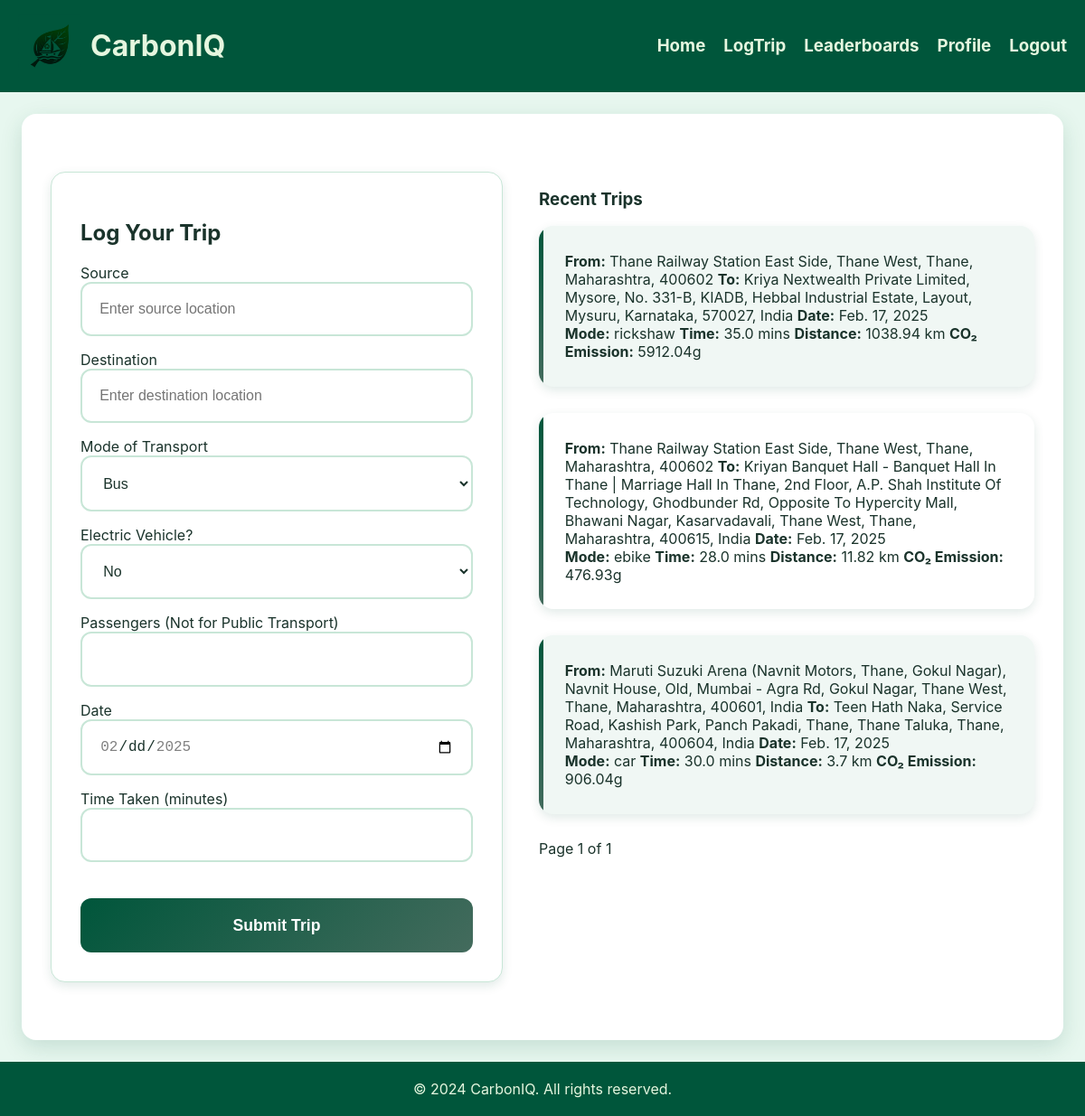
/logtrip/ (signed in), run on the app's committed database.
### mainapp/models.py (models this page shows, shortened)
class TripLog(models.Model):
    user = models.ForeignKey(User, on_delete=models.CASCADE, related_name="trips")
    source_address = models.CharField(max_length=255)
    source_lat = models.DecimalField(max_digits=9, decimal_places=6)
    source_lng = models.DecimalField(max_digits=9, decimal_places=6)
    destination_address = models.CharField(max_length=255)
    dest_lat = models.DecimalField(max_digits=9, decimal_places=6)
    dest_lng = models.DecimalField(max_digits=9, decimal_places=6)
    mode_of_transport = models.CharField(max_length=50)
    time_taken = models.FloatField()  # User-entered trip time in minutes
    api_duration = models.FloatField()  # Fetched time from API in minutes
    api_distance = models.FloatField()  # Fetched distance from API in km
    electric_vehicle = models.BooleanField(default=False)
    co2_emission = models.FloatField()  # CO2 emission in grams
    date = models.DateField()
    passengers = models.IntegerField(default=1)
    public_transport = models.BooleanField(default=False)  # Whether it was public transport
    greener_travel = models.BooleanField(default=False)  # Whether it was a greener travel option
    created_at = models.DateTimeField(auto_now_add=True)

### mainapp/views.py (the view, shortened to what this page needs)
# urls.py: path('logtrip/', mviews.logtrip, name='logtrip'),
@login_required(login_url='/login/')
def logtrip(request):
    user = request.user
    trip_logs = TripLog.objects.filter(user=user).order_by("-date", "-created_at")
    paginator = Paginator(trip_logs, 5)
    page_number = request.GET.get("page")  # Get the page number from URL
    trip_logs_page = paginator.get_page(page_number)
    return render(request, "mainapp/logtrip.html", {"trip_logs": trip_logs_page})

### templates/mainapp/logtrip.html (shortened to what this page needs)
{% extends 'mainapp/base.html' %}
{% load static %}
{% block extra_head %}
    <link rel="stylesheet" href="{% static 'css/logtrip.css' %}">
{% endblock %}
{% block content %}
    <div class="container">
        <div class="row">
            <div class="col-md-4">
                <div class="form-container">
                    <h2>Log Your Trip</h2>
                    <form id="trip-form" action="{% url "logtrip" %}" method="post">
                        <div class="autocomplete-container">
                            <label for="source">Source</label>
                            <input type="text" id="source-input" name="source" placeholder="Enter source location" required />
                        </div>
                        <div class="autocomplete-container">
                            <label for="destination">Destination</label>
                            <input type="text" id="destination-input" name="destination" placeholder="Enter destination location" required />
                        </div>
                        <div class="flex-container">
                            <div>
                                <label for="mode-of-transport">Mode of Transport</label>
                                <select id="mode-of-transport" name="mode_of_transport" required>
                                    <option value="bus">Bus</option>
                                </select>
                            </div>
                            <div>
                                <label for="electric-vehicle">Electric Vehicle?</label>
                                <select id="electric-vehicle" name="electric_vehicle">
                                    <option value="No">No</option>
                                </select>
                            </div>
                            <div class="passenger-input">
                                <label for="passenger-taken">Passengers (Not for Public Transport)</label>
                                <input type="number" id="passengers" name="passengers" step="1"/>
                            </div>
                        </div>
                        <div class="flex-container-date">
                            <div class="date-input">
                                <label for="date">Date</label>
                                <input type="date" id="date" name="date" required />
                            </div>
                            <div class="time-input">
                                <label for="time-taken">Time Taken (minutes)</label>
                                <input type="number" id="time-taken" name="time_taken" step="1" required />
                            </div>
                        </div>
                        <button type="submit">Submit Trip</button>
                    </form>
                </div>
            </div>
            <div class="col-md-8">
                <div class="trip-container">
                    <h3>Recent Trips</h3>
                    <div class="trip-log-wrapper">
                        <div class="trip-log-container">
                            {% if trip_logs %}
                                {% for trip in trip_logs %}
                                    <div class="trip-summary {% if trip.greener_travel %}green-trip{% else %}red-trip{% endif %}">
                                        <div class="trip-row">
                                            <span><strong>From:</strong> {{ trip.source_address }}</span>
                                            <span><strong>To:</strong> {{ trip.destination_address }}</span>
                                            <span><strong>Date:</strong> {{ trip.date }}</span>
                                        </div>
                                        <div class="trip-row">
                                            <span><strong>Mode:</strong> {{ trip.mode_of_transport }}</span>
                                            <span><strong>Time:</strong> {{ trip.time_taken }} mins</span>
                                            <span><strong>Distance:</strong> {{ trip.api_distance }} km</span>
                                            <span><strong>CO₂ Emission:</strong> {{ trip.co2_emission }}g</span>
                                        </div>
                                    </div>
                                {% endfor %}
                            {% else %}
                                <p class="no-trips">No trips logged yet.</p>
                            {% endif %}
                        </div>
                    </div>
                    <div class="pagination bottom-pagination">
                        <span class="page-info">Page {{ trip_logs.number }} of {{ trip_logs.paginator.num_pages }}</span>
                    </div>
                </div>
            </div>
        </div>
    </div>
{% endblock %}

### static/css/mainbase.css (style rules this page uses)
body { font-family: 'Inter', 'Arial', sans-serif; margin: 0; padding: 0; display: flex; flex-direction: column; height: 100vh; justify-content: space-between; background-color: #e7f7ef; color: #1a332b; }

### static/css/logtrip.css (style rules this page uses)
:root { --primary-color: #00563B; --secondary-color: #446b5d; --accent-color: #ffc815; --text-primary: #1a332b; --text-secondary: #446b5d; --bg-light: #f8fbfa; --border-color: #c8e6d7; --gradient-primary: linear-gradient(135deg, #00563B 0%, #446b5d 100%); --gradient-accent: linear-gradient(135deg, #ffc815 0%, #ffb700 100%); --shadow-sm: 0 2px 8px rgba(0, 86, 59, 0.08); --shadow-md: 0 4px 12px rgba(0, 86, 59, 0.12); --shadow-lg: 0 8px 24px rgba(0, 86, 59, 0.15); --border-radius: 16px; --message-bg-1: #f0f7f4; --message-bg-2: #ffffff; }
.container { max-width: 1400px; margin: 2.5rem auto; padding: 2.5rem; background-color: #ffffff; border-radius: var(--border-radius); box-shadow: var(--shadow-lg); }
.row { display: flex; gap: 2.5rem; margin: 2rem 0; align-items: flex-start; }
.form-container { background-color: #ffffff; border-radius: var(--border-radius); padding: 2rem; box-shadow: var(--shadow-md); border: 1px solid var(--border-color); position: sticky; top: 2rem; transition: all 0.3s ease; max-width: 100%; width: 500px; box-sizing: border-box; }
input[type="text"], input[type="date"], input[type="number"], select { width: 100%; padding: 1.2rem; border: 2px solid var(--border-color); border-radius: 12px; font-size: 1rem; color: var(--text-primary); background-color: #ffffff; transition: all 0.3s ease; margin-bottom: 1rem; box-sizing: border-box; }
.trip-summary { padding: 1.8rem; margin-bottom: 1.8rem; border-radius: var(--border-radius); background: #ffffff; box-shadow: var(--shadow-md); transition: all 0.3s ease; position: relative; overflow: hidden; }
.trip-summary:nth-child(odd) { background: var(--message-bg-1); }
.trip-summary:nth-child(even) { background: var(--message-bg-2); }
.trip-summary::before { content: ''; position: absolute; left: 0; top: 0; height: 100%; width: 5px; background: var(--gradient-primary); }
button { width: 100%; padding: 1.2rem 1.5rem; background: var(--gradient-primary); color: white; border: none; border-radius: 12px; font-size: 1.1rem; font-weight: 600; cursor: pointer; transition: all 0.3s ease; margin-top: 1.5rem; }
.autocomplete-container { position: relative; width: 100%; max-width: 450px; margin: 0 auto; }
@media (max-width: 1200px) { .container { margin: 1.5rem; padding: 2rem; } }

### data on the page
TripLog: source_address "Thane Railway Station East Side, Thane West, Thane, Maharashtra, 400602", destination_address "Kriya Nextwealth Private Limited, Mysore, No. 331-B, KIADB, Hebbal Industrial Estate, Layout, Mysuru, Karnataka, 570027, India", date "Feb. 17, 2025", mode_of_transport "rickshaw", time_taken "35.0", api_distance "1038.94", co2_emission "5912.04"
TripLog: source_address "Thane Railway Station East Side, Thane West, Thane, Maharashtra, 400602", destination_address "Kriyan Banquet Hall - Banquet Hall In Thane | Marriage Hall In Thane, 2nd Floor, A.P. Shah Institute Of Technology, Ghodbunder Rd, Opposite To Hypercity Mall, Bhawani Nagar, Kasarvadavali, Thane West, Thane, Maharashtra, 400615, India", date "Feb. 17, 2025", mode_of_transport "ebike", time_taken "28.0", api_distance "11.82", co2_emission "476.93"
TripLog: source_address "Maruti Suzuki Arena (Navnit Motors, Thane, Gokul Nagar), Navnit House, Old, Mumbai - Agra Rd, Gokul Nagar, Thane West, Thane, Maharashtra, 400601, India", destination_address "Teen Hath Naka, Service Road, Kashish Park, Panch Pakadi, Thane, Thane Taluka, Thane, Maharashtra, 400604, India", date "Feb. 17, 2025", mode_of_transport "car", time_taken "30.0", api_distance "3.7", co2_emission "906.04"

### other printed values
{{ trip_logs.number }} "1"
{{ trip_logs.paginator.num_pages }} "1"
